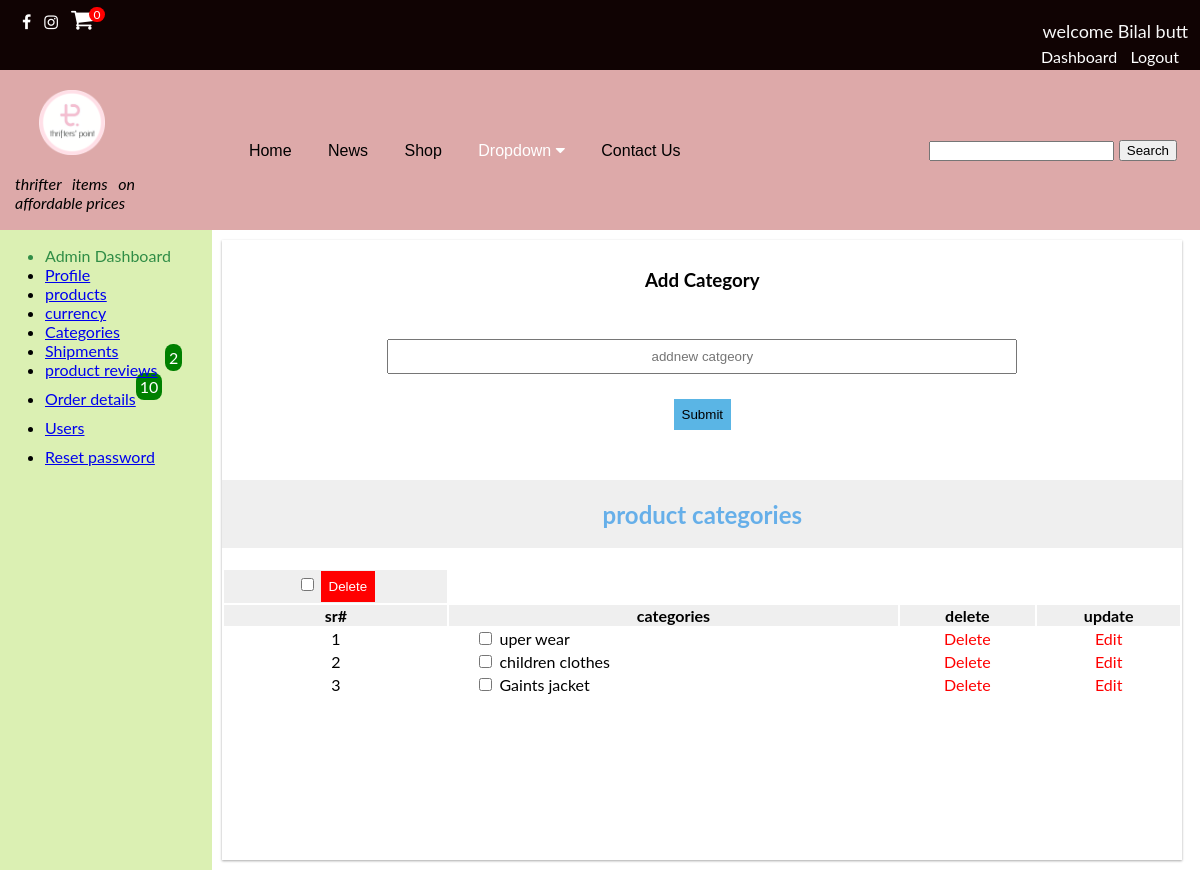
Page /admin/forms/addnewcat.php (signed in) on the committed database.
### tables this page shows
CREATE TABLE `site_info` (
  `id` int(11) NOT NULL,
  `sitelogo` varchar(255) NOT NULL DEFAULT 'sitelogo.png',
  `tagline` varchar(255) NOT NULL DEFAULT 'saifi logos'
);

CREATE TABLE `product_cat` (
  `id` int(11) NOT NULL,
  `category` varchar(255) NOT NULL
);

### admin/forms/addnewcat.php (the view, shortened to what this page needs)
<?php require_once(dirname(dirname(dirname(__FILE__))) . '/Database/database.php'); ?>
<!DOCTYPE html>
<html lang="en">
<head>
    <link rel="stylesheet" href="https://cdnjs.cloudflare.com/ajax/libs/font-awesome/4.7.0/css/font-awesome.min.css">
    <link rel="stylesheet" href="../../css/style.css">
    <link rel="stylesheet" href="../admin.css">
    <link rel="stylesheet" href="https://unpkg.com/purecss@2.0.6/build/pure-min.css">
</head>
<body>
    <div class="topbar">
        <?php require_once(dirname(dirname(dirname(__FILE__))) . '/inc/topbar.php'); ?>
    </div>
    <div class="header">
        <header>
            <?php require_once(dirname(dirname(dirname(__FILE__))) . '/inc/header.php'); ?>
        </header>
    </div>
    <div class="rows">
        <div class="adminsidenav">
            <?php require '../admindashboard.php'; ?>
        </div>
        <div class="adminmain">
            <div class="">
                <form action="addnewcat.php" method="post">
                    <h3 style=text-align="center">Add Category</h3>
                    <div class=form-group>
                        <input class="prdouctaddinput" type="text" name="productcat" placeholder="addnew catgeory">
                        <button class="addbutton" type=submit name="submit">Submit</button>
                    </div>
            </div>
            <div style=width:100%;margin-bottom:150px class="shopdisplay">
                <h2>product categories</h2>
                <form method="post" action="addnewcat.php">
                    <table style=width:100%>
                        <thead>
                            <th><input id='checkAll' type="checkbox" /> <button
                                    style=color:white;background:red;padding:8px;border:none;cursor:pointer;
                                    name="del-btn" class="saifidelbtn">Delete</button></th>
                            <tr>
                                <th>sr#</th>
                                <th>categories</th>
                                <th>delete</th>
                                <th>update</th>
                                <?php
                                $n = 1;
                                $sql = "SELECT * from  product_cat";
                                $result = mysqli_query($conn, $sql) or die("database error:" . mysqli_error($conn));
                                while ($results=mysqli_fetch_assoc($result)) {
                                   ?>
                            <tbody>
                                <tr>
                                    <td><?php echo $n++; ?></td>
                                    <td>
                                        <div style=text-align:left;margin-left:25px><input id="checkItem" type="checkbox" name="delete[]"
                                                value="<?php echo $results['id']; ?>">
                                            <?php echo $results['category'] ?>
                                        </div>
                                    </td>
                                    <td><a style=color:red;text-decoration:none
                                            href="addnewcat.php?id=<?php echo $results['id']?>">Delete</a></td>
                                    <td><a style=color:red;text-decoration:none
                                            href="editcategory.php?id=<?php echo $results['id']?>">Edit</a></td>
                                </tr>
                            </tbody>
                            <?php
                                }
                                ?>
                    </table>
                </form>
            </div>
        </div>
</body>
</html>

### inc/header.php (shortened to what this page needs)
<?php
require_once(dirname(dirname(__FILE__)) . '/Database/database.php');
?>
<div class="headercontaianer">
<div class="collapsemenu" >
<div class="sitelogo">
<?php $actual_link = 'http://'.$_SERVER['HTTP_HOST'].$_SERVER['PHP_SELF'];?>
<?php
$q = "SELECT * from site_info";
$result = mysqli_query($conn, $q) or die(mysqli_error($conn));
$results=mysqli_fetch_array($result);
if($actual_link != "http://localhost/webapp/admin/forms/addproduct.php"
  && $actual_link != "http://localhost/webapp/admin/forms/allproducts.php"
  && $actual_link != "http://localhost/webapp/admin/forms/editproduct.php"
  && $actual_link != "http://localhost/webapp/admin/forms/productimggallery.php"
  && $actual_link != "http://localhost/webapp/admin/forms/addgalleryimages.php"
  && $actual_link != "http://localhost/webapp/admin/forms/addnewcat.php"
  && $actual_link != "http://localhost/webapp/admin/forms/editcategory.php"
  && $actual_link != "http://localhost/webapp/admin/forms/reviews.php"
  && $actual_link != "http://localhost/webapp/admin/forms/customerorddet.php"
  && $actual_link != "http://localhost/webapp/admin/forms/customerbilldet.php"
  && $actual_link != "http://localhost/webapp/admin/forms/users.php"
  && $actual_link != "http://localhost/webapp/admin/forms/edituser.php"
  && $actual_link != "http://localhost/webapp/admin/forms/currency.php"
  && $actual_link != "http://localhost/webapp/admin/forms/siteinfo.php"
  && $actual_link != "http://localhost/webapp/admin/forms/allproductedit.php"
  && $actual_link != "http://localhost/webapp/admin/forms/shipment.php"
  && $actual_link != "http://localhost/webapp/admin/forms/adminprofile.php"
  && $actual_link != "http://localhost/webapp/admin/forms/retypepassword.php"){
echo '<a href="http://localhost/webapp/pages/home.php" ><img  class="logoimage" src="../images/'.$results['sitelogo'].'"></a>';
  echo '<p style=display:block;margin-left:15px;font-style:italic;width:120px;> '.$results['tagline'].' </p>';
}else{
  echo '<a href="http://localhost/webapp/pages/home.php" ><img  class="logoimage" src="../../images/'.$results['sitelogo'].'"></a>';
  echo '<p style=margin-left:15px;font-style:italic;width:120px> '.$results['tagline'].' </p>';
}
?>
</div>
<div class="navbar">
<a href="http://localhost/webapp/pages/home.php">Home</a>
<a href="http://localhost/webapp/pages/news.php">News</a>
<a href="http://localhost/webapp/pages/shop.php">Shop</a>
  <div class="dropdown">
    <button class="dropbtn">Dropdown
      <i class="fa fa-caret-down"></i>
    </button>
   </div>
   <a href="http://localhost/webapp/pages/contactus.php">Contact Us</a>
<div class="searchbar">
<form action="<?php echo 'http://localhost/webapp/pages/search.php' ?>" method="GET">
    <input style= height:20px type="text" name="search" required >
    <button  type="Submit" name="searchsubmit">Search</button>
</form>
</div>
</div>

### css/style.css (style rules this page uses)
body { width:100%; text-align: justify; display: block; padding: 0; margin: 0; }
h1,h2,h3,h4 { text-align: center; padding-top: 10px; }
.header { height: 160px; background-color: rgba(221, 167, 167, 0.977); }
img.logoimage { width: 80px; margin-left: 25px; padding-top: 20px; padding-left: 14px; }
.searchbar { display: inline; margin-top: 32px; margin-right: 23px; float: right; }
body { font-family: "Lato", sans-serif; transition: background-color .5s; }
* { box-sizing: border-box; }
div.rows { display: inline-flex; width: 100%; }
.navbar { overflow: hidden; display: block; text-align: center; margin-top: -120px; font-family: Arial, Helvetica, sans-serif; }
.navbar a { font-size: 16px; display: inline-flex; color: rgb(0, 0, 0); text-align: center; padding: 14px 16px; margin-top: 15px; text-decoration: none; }
.dropdown { text-align: center; display: inline-flex; margin-top: 20px; }
.dropdown .dropbtn { font-size: 16px; border: none; outline: none; color: white; padding: 14px 16px; background-color: inherit; font: inherit; margin: 0; cursor: pointer; }
.form-group { display: block; padding: 15px; }
.topbar { background-color: #100303; margin-top: -12px; }
table, th, tr { text-align: center; }
h2 { text-align: center; color: #66afe9; background-color: #efefef; padding: 2%; }
table th { background-color: #efefef; }

### admin/admin.css (style rules this page uses)
.adminsidenav { display: block; background: rgb(219, 240, 179); height:40rem; }
div.rows { display: inline-flex; width: 100%; }
.adminmain { background-color: rgb(255, 255, 255); width:80%; margin-top:10px; margin-left: 10px; margin-bottom: 10px; display: block; text-align: center; box-shadow: rgba(0, 0, 0, 0.12) 0px 1px 3px, rgba(0, 0, 0, 0.24) 0px 1px 2px; }
.form-group { display: block; width: 100%; text-align: center; padding: 30px; }
.prdouctaddinput { display: block; text-align: center; width: 70%; margin-left: 15%; height: 35px; }
.addbutton { padding: 8px; cursor: pointer; background: #5ab5e5; border:none; outline: none; margin-top: 25px; }

### rows in the picture
site_info: sitelogo (picture), tagline "thrifter items on affordable prices"
product_cat: category "uper wear"
product_cat: category "children clothes"
product_cat: category "Gaints jacket"

### other values in the picture
$countcart "0"
$_SESSION['username'] "Bilal butt"
$countreview "2"
$countorders "10"
